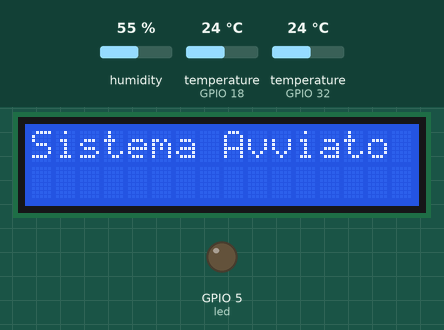
Recording of a program running on a simulated ESP32 board running MicroPython. On the bench: 16×2 character LCD, output pins drawn as LEDs (lit = HIGH). The inputs (shaded band) are chosen by the test bench; at power-on: humidity 55 %, temperature (sensors on GPIO 18, GPIO 32) 24 °C. WiFi joins after 1.5 s; the clock reads 2024-03-15 10:24:30 at power-on unless the program sets it; web requests get an empty 200 reply after 0.4 s; library files of the repository ran but are not shown: I2C_LCD.py; what the program prints to the serial console is not drawn.

Above: at 1.6 s.
At 3.1 s:
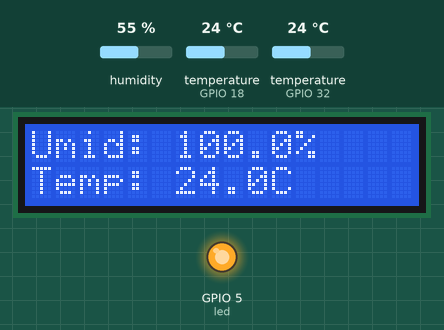
Timing chart, 0 to 4.6 s (numbered marks = the images above):
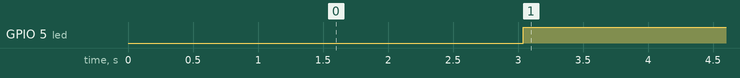

The program:

main.py
```python
import dht
import ds18x20
import network
import time
import onewire
import requests
from machine import Pin, I2C, ADC
from I2C_LCD import I2cLcd

# --- CONFIGURAZIONE ---
MIN_VALUE = 0
MAX_VALUE = 1700
MOISTURE_PIN = 34
DS_PIN_NUM = 32
tempo = 60

# Connessione WiFi
wlan = network.WLAN(network.STA_IF)
wlan.active(True)
wlan.connect('WifiDaVinci', 'LeonardoDaVinci!')
while not wlan.isconnected():
    print("Connecting...")
    time.sleep(0.5)
print("CONNECTED:", wlan.ifconfig())

# Setup Sensori
led = Pin(5, Pin.OUT)
ds_pin = Pin(DS_PIN_NUM)
ds_sensor = ds18x20.DS18X20(onewire.OneWire(ds_pin))
adc = ADC(Pin(MOISTURE_PIN))
adc.atten(ADC.ATTN_11DB)
adc.width(ADC.WIDTH_12BIT)

# Inizializzazione LCD (Spostata fuori dal loop)
i2c = I2C(scl=Pin(21), sda=Pin(22), freq=400000)
devices = i2c.scan()
lcd = None
if devices:
    lcd = I2cLcd(i2c, devices[0], 2, 16)
    lcd.putstr("Sistema Avviato")
else:
    print("Nessun LCD trovato!")

#Setup DS18B20
roms = ds_sensor.scan()
if not roms:
    raise Exception("Sensore DS18B20 non trovato")
rom = roms[0]

def converti_in_perc(value):
    perc = (value - MIN_VALUE) * 100 / (MAX_VALUE - MIN_VALUE)
    return max(0, min(100, perc)) # Limita tra 0 e 100

dht_sensor = dht.DHT11(Pin(18))
dht_sensor.measure()
aria_temp = dht_sensor.temperature()
aria_hum = dht_sensor.humidity()


while True:
    led.value(0) # Accendo led per segnalare attività

    #Lettura Temperatura (richiede tempo)
    ds_sensor.convert_temp()
    time.sleep(1) # Tempo necessario per la conversione
    temp = ds_sensor.read_temp(rom)

    # Lettura Umidità
    moisture_value = adc.read()
    moisture_percentage = converti_in_perc(moisture_value)

    # Stampa Console
    print(f"Umidità: {moisture_percentage:.1f}% | Temp: {temp}°C")

    # 1. Ottieni la tupla con i dati correnti
    # Formato: (anno, mese, giorno, ora, minuto, secondo, giorno_settimana, giorno_anno)
    t = time.localtime()

    # 2. Formatta la stringa in formato ISO (AAAA-MM-GG HH:MM)
    data_ora_iso = "{:04d}-{:02d}-{:02d} {:02d}:{:02d}".format(t[0], t[1], t[2], t[3], t[4])

    # Invio Dati
    data = {
        "soilHum": moisture_percentage,
        "sensore": "Paperella",
        "soilTemp": temp,
        "airTemp": aria_temp,
        "airHum": aria_hum,
        "dataOra": data_ora_iso
    }

    try:
        response = requests.post("http://192.168.30.243:8000/data", json=data, timeout=5)
        print('Inviato con successo')
        response.close() # Chiudi sempre la connessione per liberare RAM
    except Exception as e:
        print('Errore invio:', e)

    # Aggiornamento LCD
    if lcd:
        try:
            lcd.clear()
            lcd.move_to(0, 0)
            lcd.putstr(f"Umid: {moisture_percentage:.1f}%")
            lcd.move_to(0, 1)
            lcd.putstr(f"Temp: {temp:.1f}C")
        except:
            print("Errore LCD")

    led.value(1) # Spengo led
    time.sleep(tempo) # Attesa tra le letture
```

Measured:
- by itself, GPIO 5 (led): LOW → HIGH at 3.0 s
- what the display in image 0 shows lasts 1.4 s, from 1.6 s to 3.0 s
